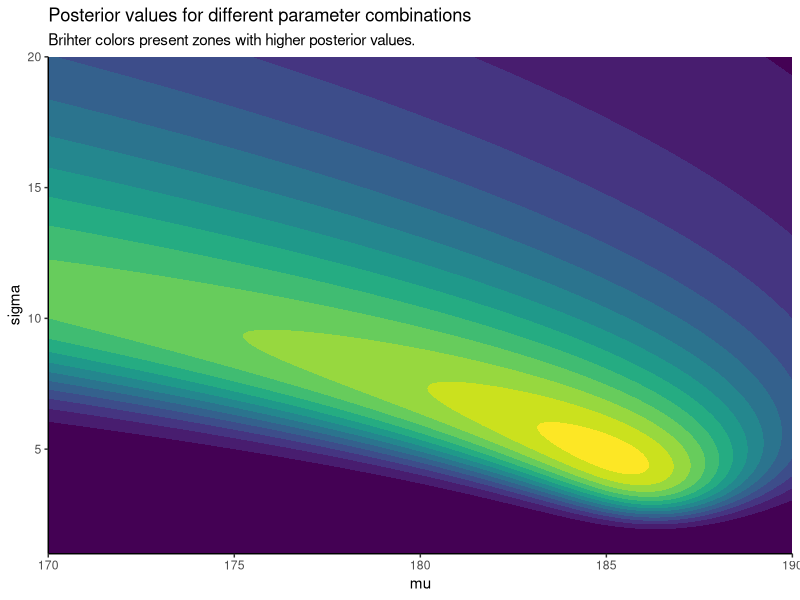

Write the R code that produced this figure.
## ---- chunk 1
calc_likelihood <- function(mu, sigma, observations, wall, ...) {
  prod(
    dnorm(observations, mu, sigma) /
      pnorm(wall, mu, sigma, lower.tail = FALSE)
  )
}
## ---- chunk 2
library(dplyr)
library(tidyr)
library(purrr)

wall <- 180
observations <- c(181, 188, 190)

df_mu <- tibble(
  mu = seq(170, 190, by = 0.1),
  prior_mu = 1 # dnorm(mu, 178, 10)
)

df_sigma <- tibble(
  sigma = seq(1, 20, by = 0.1),
  prior_sigma = 1 # dnorm(sigma, 10, 5)
)

df <- crossing(
  df_mu,
  df_sigma
) %>%
  mutate(
    likelihood = pmap_dbl(
      tibble(., observations = list(observations), wall = wall), 
      calc_likelihood
    ),
    posterior_unstd = likelihood * prior_mu * prior_sigma,
    posterior = posterior_unstd / sum(posterior_unstd)
  )
## ---- chunk 3
df %>% 
  arrange(desc(posterior)) %>% 
  head() %>% 
  mutate(across(c(posterior, posterior_unstd, likelihood), scales::scientific, 5)) %>% 
  knitr::kable()
## ---- chunk 4
library(ggplot2)

ggplot(df, aes(x = mu, y = sigma, z = posterior)) +
  geom_contour_filled() +
  labs(
    title = "Posterior values for different parameter combinations",
    subtitle = "Brihter colors present zones with higher posterior values."
  ) +
  theme_classic() +
  theme(legend.position = "none") +
  scale_x_continuous(expand = c(0, 0)) + 
  scale_y_continuous(expand = c(0, 0))
